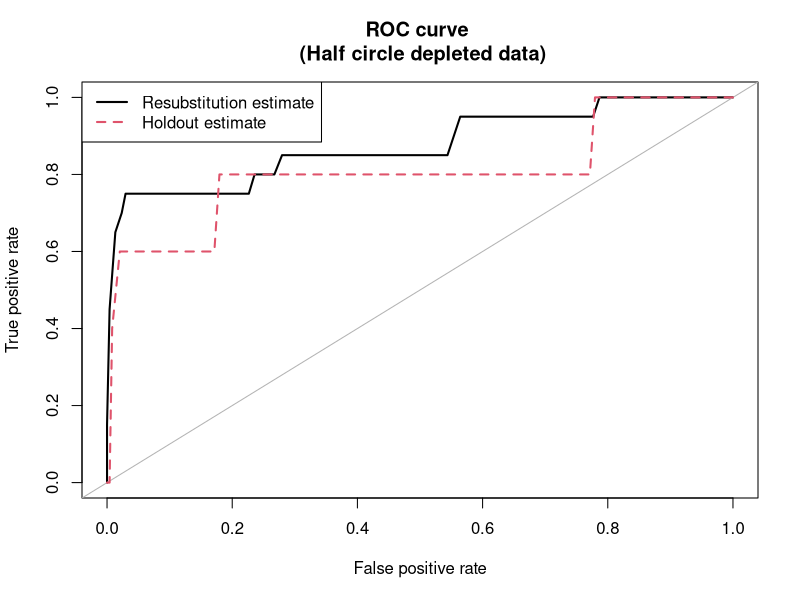

This figure's R source:
library(ROSE)


### Name: roc.curve
### Title: ROC curve
### Aliases: roc.curve
### Keywords: supervised classification

### ** Examples

# 2-dimensional example
# loading data
data(hacide)

# check imbalance on training set
table(hacide.train$cls)

# model estimation using logistic regression
fit.hacide  <- glm(cls~., data=hacide.train, family="binomial")

# prediction on training set
pred.hacide.train <- predict(fit.hacide, newdata=hacide.train)

# plot the ROC curve (training set)
roc.curve(hacide.train$cls, pred.hacide.train, 
          main="ROC curve \n (Half circle depleted data)")

# check imbalance on test set 
table(hacide.test$cls)

# prediction using test set
pred.hacide.test <- predict(fit.hacide, newdata=hacide.test)

# add the ROC curve (test set)
roc.curve(hacide.test$cls, pred.hacide.test, add=TRUE, col=2, 
          lwd=2, lty=2)
legend("topleft", c("Resubstitution estimate", "Holdout estimate"), 
        col=1:2, lty=1:2, lwd=2)
